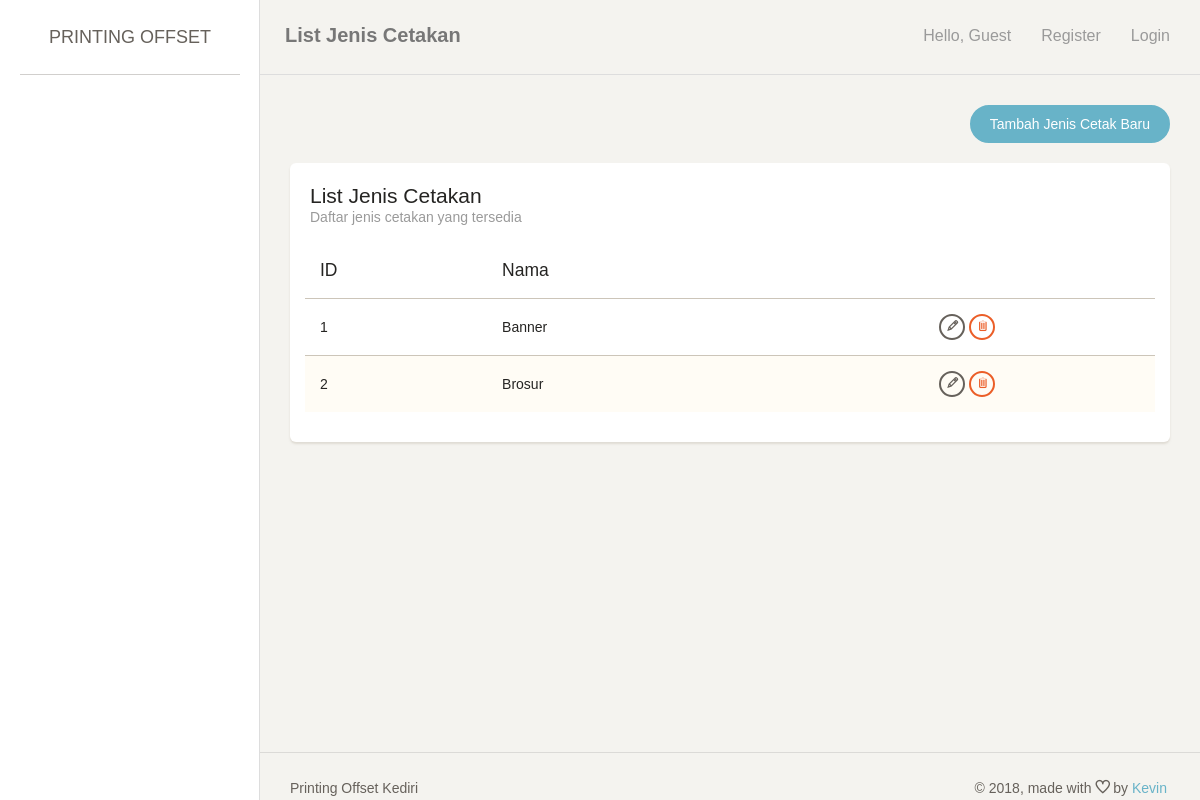
The page /index.php/jeniscetak on the database as committed earlier.
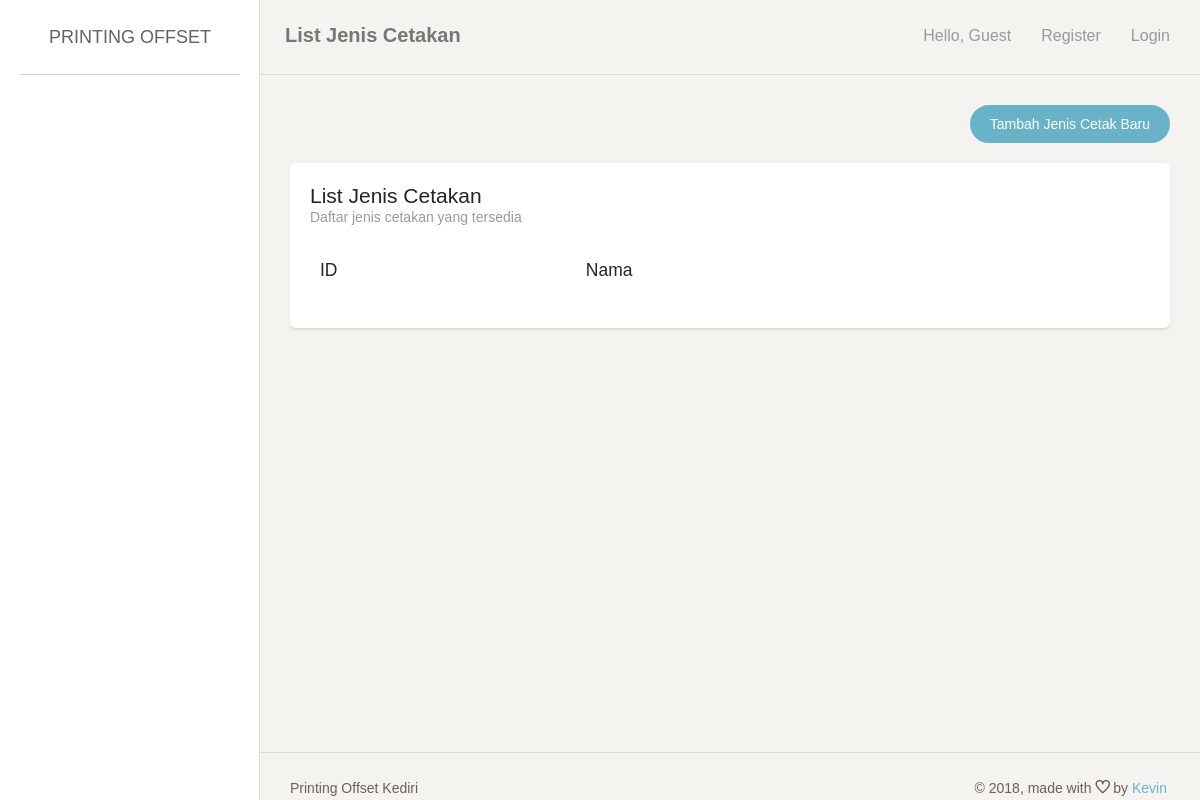
The same page on the database as committed later.
### tables this page shows
create table JENIS_CETAKAN
(
   ID_JENIS_CETAKAN     int not null AUTO_INCREMENT,
   NAMA_JENIS_CETAKAN   varchar(255),
   primary key (ID_JENIS_CETAKAN)
);

### application/controllers/JenisCetak.php (called while the page is built, shortened)
<?php
class JenisCetak extends CI_Controller {
	public function index() {
		$this->lst();
	}
	public function lst() {
		if ($_SESSION['printer']['user']['role'] == 0){
			$data['page_title'] = 'List Jenis Cetakan';
			$data['page_note'] = 'Daftar jenis cetakan yang tersedia';
			$data['row'] = $this->MJenisCetak->getAll();
			$this->load->view('header', $data);
			$this->load->view('jeniscetak_list', $data);
			$this->load->view('footer', $data);
		} else {
			redirect('login');
		}
	}
}

### index.php (called while the page is built, shortened)
<?php
require_once BASEPATH.'core/CodeIgniter.php';

### application/models/JenisCetak_model.php (called while the page is built, shortened)
<?php
class JenisCetak_model extends CI_Model {
	public function getAll() {
		return $this->db->get('jenis_cetakan')->result_array();
	}
}

### application/views/jeniscetak_list.php (the view, shortened to what this page needs)
<div class="content">
    <div class="container-fluid">
        <div class="row">
            <div class="col-md-12">
                <div align="right">
                    <a href="<?= site_url('jeniscetak/add/'); ?>" class="btn btn-info btn-fill btn-wd">Tambah Jenis Cetak Baru</a>
                </div>
                <br/>
                <div class="card">
                    <div class="header">
                        <h4 class="title"><?= $page_title; ?></h4>
                        <p class="category"><?= $page_note; ?></p>
                    </div>
                    <div class="content table-responsive">
                        <table id="myTable" class="table table-striped">
                            <thead><tr>
                                <th>ID</th>
                                <th>Nama</th>
                                <th></th>
                            </tr></thead>
                            <tbody>
                                <?php foreach ($row as $key => $value) {
                                    ?>
                                    <tr>
                                        <td><?= $value['id_jenis_cetakan']; ?></td>
                                        <td><?= $value['nama_jenis_cetakan']; ?></td>
                                        <td align="center">
                                            <a href="<?= site_url('jeniscetak/edit/'.$value['id_jenis_cetakan']); ?>" class="btn btn-waning btn-xs"><span class="ti-pencil" title="Edit"></span></a>
                                            <a href="<?= site_url('jeniscetak/delete/'.$value['id_jenis_cetakan']); ?>" class="btn btn-danger btn-xs"><span class="ti-trash" title="Delete"></span></a>
                                        </td>
                                    </tr>
                                    <?php
                                } ?>
                            </tbody>
                        </table>
                    </div>
                </div>
            </div>
        </div>
    </div>
</div>

Rows that differ between the two databases and show on the page:
removed jenis_cetakan: id_jenis_cetakan "1", nama_jenis_cetakan "Banner"
removed jenis_cetakan: id_jenis_cetakan "2", nama_jenis_cetakan "Brosur"
